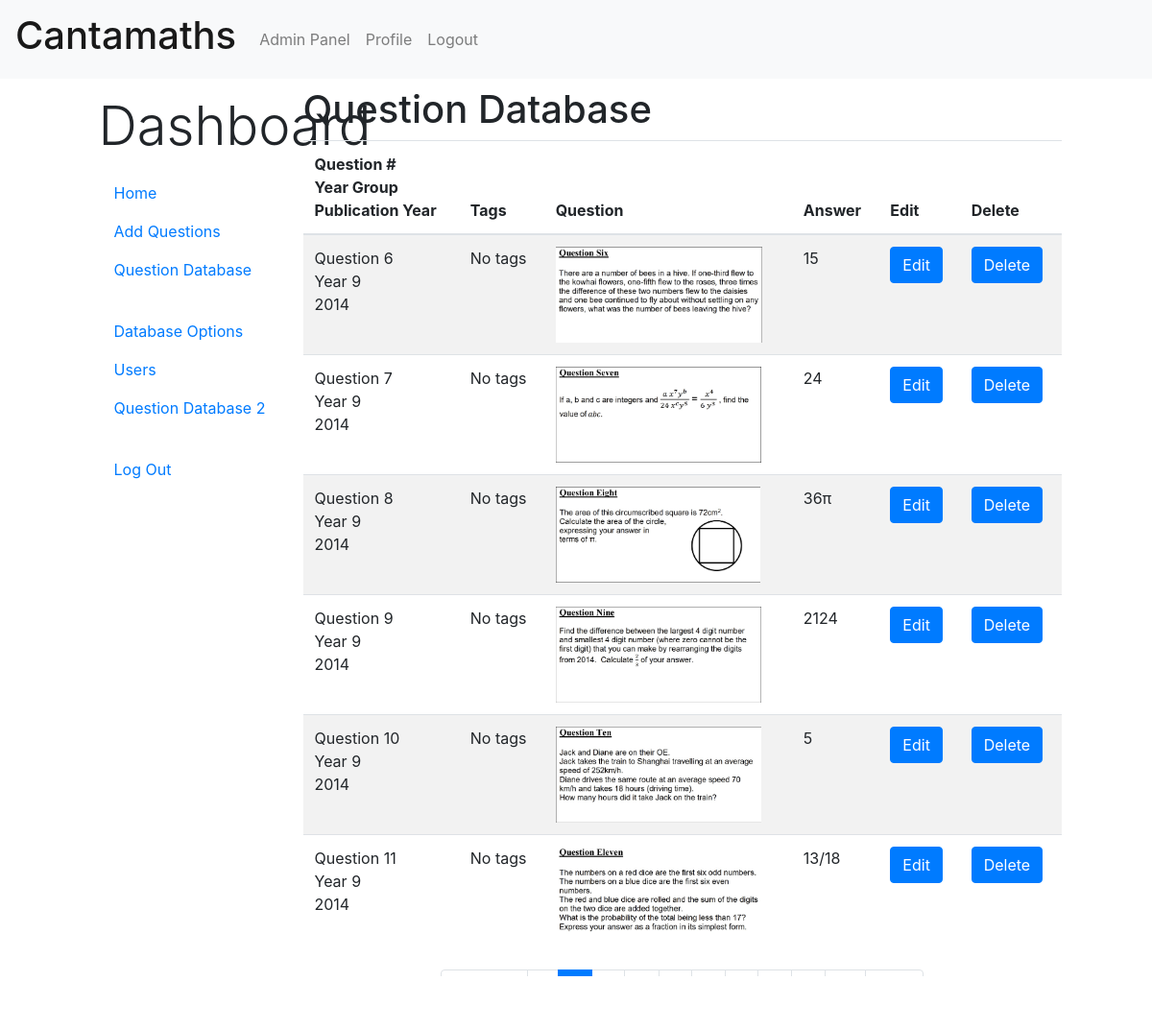
The app's page /website/index.php?page=adminpanel&tab=questiondb&qpage=2 (signed in) with its own data.
### tables this page shows
CREATE TABLE `question` (
  `questionID` int(10) NOT NULL,
  `qnumber` int(2) NOT NULL,
  `filename` varchar(1500) NOT NULL,
  `answer` varchar(200) NOT NULL,
  `levelID` int(2) NOT NULL,
  `yearID` int(3) NOT NULL
);

CREATE TABLE `level` (
  `levelID` int(2) NOT NULL,
  `levelname` int(2) NOT NULL
);

CREATE TABLE `year` (
  `yearID` int(3) NOT NULL,
  `yearname` int(5) NOT NULL
);

### website/questiondb.php (the view, shortened to what this page needs)
<?php
$number_sql = "SELECT * FROM question";
$number_qry = mysqli_query($dbconnect, $number_sql);
$number_of_q = mysqli_num_rows($number_qry);
$results_per_page = 6;
$number_of_pages = ceil($number_of_q/$results_per_page);
if (!isset($_GET['qpage'])) {
  $qpage = 1;
} else {
  $qpage = $_GET['qpage'];
}
$page_first_result = ($qpage - 1) * $results_per_page;
$question_sql = "SELECT * FROM question
                INNER JOIN year ON question.yearid = year.yearID
                INNER JOIN level ON question.levelID = level.levelID
                ORDER BY yearname DESC, levelname ASC, qnumber ASC
                LIMIT $page_first_result , $results_per_page ";
$question_qry = mysqli_query($dbconnect, $question_sql);
 ?>
<h1>Question Database</h1>
<table class="table table-striped">
  <thead>
    <tr>
      <th scope="col">
        Question #<br>
        Year Group<br>
        Publication Year
      </th>
      <th>Tags</th>
      <th>Question</th>
      <th>Answer</th>
      <th>Edit</th>
      <th>Delete</th>
    </tr>
  </thead>
  <tbody>
    <?php
    if(mysqli_num_rows($question_qry) == 0) {
      echo "<p class='display-2 text-center p-5'>No Questions in Database</p>";
    } else {
      $question_aa = mysqli_fetch_assoc($question_qry);
        do {
            $questionID = $question_aa["questionID"];
            $question_year = $question_aa["yearname"];
            $question_level = $question_aa["levelname"];
            $qnumber = $question_aa["qnumber"];
            $filename = $question_aa["filename"];
            $answer = $question_aa["answer"];
            ?>
            <tr>
              <td>
                Question <?php echo "$qnumber";?><br>
                Year <?php echo "$question_level";?><br>
                <?php echo "$question_year";?>
              </td>
              <td>
              <?php
                  $questiontag_sql = "SELECT * FROM questiontag JOIN tag ON questiontag.tagID = tag.tagID  WHERE questionID = $questionID";
                  $questiontag_qry = mysqli_query($dbconnect, $questiontag_sql);
                  if(mysqli_num_rows($questiontag_qry) == 0) {
                    echo "No tags";
                    }
               ?>
              </td>
              <td><img style='height:100px' <?php echo"src='questions/$filename'"?> alt=''></td>
              <td><?php echo"$answer"; ?></td>
              <td>
                <button type='button' class='btn btn-primary' data-toggle='modal' <?php echo"data-target='#editquestion_$qnumber'";?>>
                  Edit
                </button>
              </td>
              <td>
                <button type='button' class='btn btn-primary' data-toggle='modal' <?php echo"data-target='#deletequestion_$qnumber'";?>>
                  Delete
                </button>
              </td>
            </tr>
        <?php
          } while ($question_aa = mysqli_fetch_assoc($question_qry));
        };
        ?>
  </tbody>
</table>
<nav aria-label="Page navigation mt-5">
    <ul class="pagination justify-content-center">
        <li class="page-item <?php if($qpage <= 1){ echo 'disabled'; } ?>">
          <?php $prev = ($qpage - 1) ?>
            <a class="page-link"
                href="
            <?php
              if($qpage <= 1){
                echo '#';
              } else {
                echo "index.php?page=adminpanel&tab=questiondb&qpage=$prev";
              } ?>
              ">Previous</a>
        </li>
        <?php for($i = 1; $i <= $number_of_pages; $i++ ): ?>
        <li class="page-item <?php if($qpage == $i) {echo 'active'; } ?>">
            <a class="page-link" href="index.php?page=adminpanel&tab=questiondb&qpage=<?= $i; ?>"> <?= $i; ?> </a>
        </li>
        <?php endfor; ?>
        <li class="page-item <?php if($qpage >= $number_of_pages) { echo 'disabled'; } ?>">
            <a class="page-link"
              <?php $next = ($qpage + 1) ?>
                href="
              <?php
                if($page >= $number_of_pages){
                  echo '#';
                } else {
                  echo "index.php?page=adminpanel&tab=questiondb&qpage=$next";
                } ?>
                ">Next</a>
        </li>
    </ul>
</nav>

### records on screen
question: qnumber "6", levelID.levelname "9", yearID.yearname "2014", filename (picture), answer "15"
question: qnumber "7", levelID.levelname "9", yearID.yearname "2014", filename (picture), answer "24"
question: qnumber "8", levelID.levelname "9", yearID.yearname "2014", filename (picture), answer "36π"
question: qnumber "9", levelID.levelname "9", yearID.yearname "2014", filename (picture), answer "2124"
question: qnumber "10", levelID.levelname "9", yearID.yearname "2014", filename (picture), answer "5"
question: qnumber "11", levelID.levelname "9", yearID.yearname "2014", filename (picture), answer "13/18"
